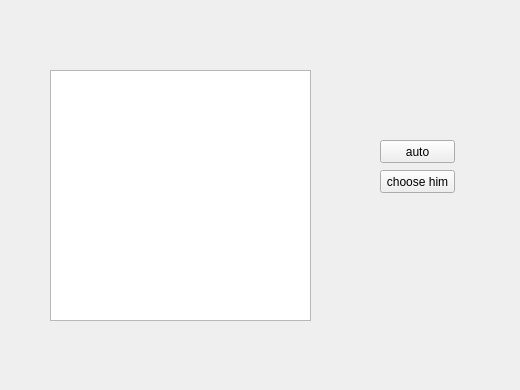
<?xml version="1.0" encoding="UTF-8"?>
<ui version="4.0">
 <class>ChooseEnemyPage</class>
 <widget class="QWidget" name="ChooseEnemyPage">
  <property name="geometry">
   <rect>
    <x>0</x>
    <y>0</y>
    <width>520</width>
    <height>390</height>
   </rect>
  </property>
  <property name="windowTitle">
   <string>Form</string>
  </property>
  <widget class="QListWidget" name="listOfEnemies">
   <property name="geometry">
    <rect>
     <x>50</x>
     <y>70</y>
     <width>261</width>
     <height>251</height>
    </rect>
   </property>
  </widget>
  <widget class="QPushButton" name="autoButton">
   <property name="geometry">
    <rect>
     <x>380</x>
     <y>140</y>
     <width>75</width>
     <height>23</height>
    </rect>
   </property>
   <property name="text">
    <string>auto</string>
   </property>
  </widget>
  <widget class="QPushButton" name="chooseButton">
   <property name="geometry">
    <rect>
     <x>380</x>
     <y>170</y>
     <width>75</width>
     <height>23</height>
    </rect>
   </property>
   <property name="text">
    <string>choose him</string>
   </property>
  </widget>
 </widget>
 <resources/>
 <connections/>
</ui>
